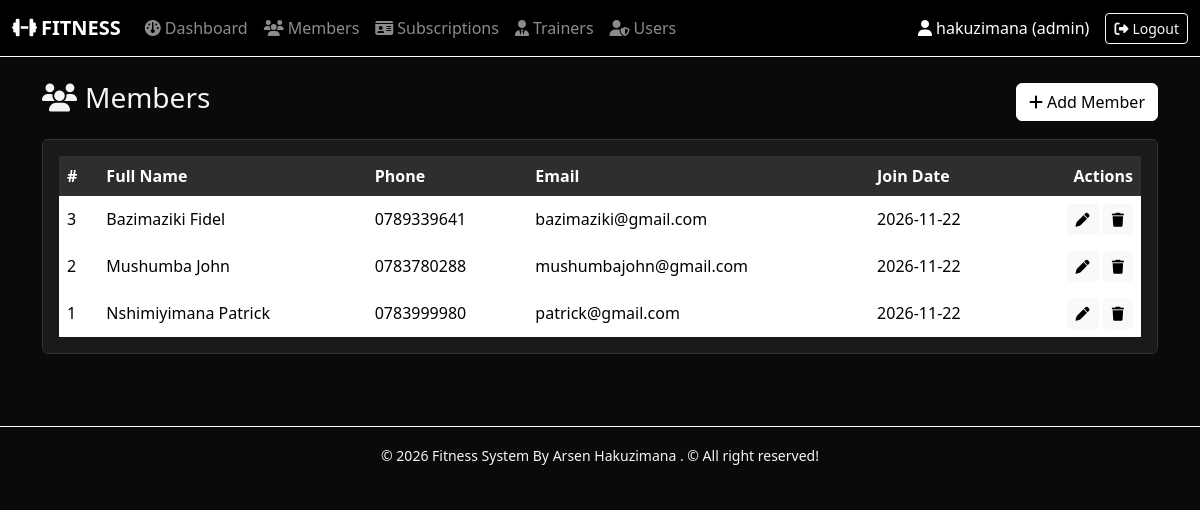
Screenshot of /members/index.php (signed in) with the database file from the repository.
### tables this page shows
CREATE TABLE IF NOT EXISTS members (
    member_id INT AUTO_INCREMENT PRIMARY KEY,
    full_name VARCHAR(120) NOT NULL,
    phone VARCHAR(30) NOT NULL,
    email VARCHAR(120) UNIQUE,
    join_date DATE NOT NULL
);

### members/index.php (the view, shortened to what this page needs)
<?php
require_once __DIR__ . '/../config/database.php';
require_once __DIR__ . '/../includes/header.php';
$rows = $pdo->query("SELECT * FROM members ORDER BY member_id DESC")->fetchAll();
?>
<div class="d-flex justify-content-between align-items-center mb-3">
  <h3><i class="fa-solid fa-users me-2"></i>Members</h3>
  <a href="create.php" class="btn btn-primary"><i class="fa-solid fa-plus me-1"></i>Add Member</a>
</div>
<div class="card"><div class="card-body">
  <div class="table-responsive">
    <table class="table table-borderless align-middle mb-0">
      <thead><tr>
        <th>#</th><th>Full Name</th><th>Phone</th><th>Email</th><th>Join Date</th><th class="text-end">Actions</th>
      </tr></thead>
      <tbody>
      <?php foreach ($rows as $r): ?>
        <tr>
          <td><?= $r['member_id'] ?></td>
          <td><?= htmlspecialchars($r['full_name']) ?></td>
          <td><?= htmlspecialchars($r['phone']) ?></td>
          <td><?= htmlspecialchars($r['email']) ?></td>
          <td><?= htmlspecialchars($r['join_date']) ?></td>
          <td class="text-end">
            <a href="edit.php?id=<?= $r['member_id'] ?>" class="btn btn-sm btn-light"><i class="fa-solid fa-pen"></i></a>
            <form method="post" action="delete.php" class="d-inline" data-confirm="Delete this member and all their subscriptions?">
              <button class="btn btn-sm btn-light"><i class="fa-solid fa-trash"></i></button>
            </form>
          </td>
        </tr>
      <?php endforeach; ?>
      </tbody>
    </table>
  </div>
</div></div>
<?php require_once __DIR__ . '/../includes/footer.php'; ?>

### css/style.css (style rules this page uses)
body { background: var(--bw-black); color: var(--bw-light); font-family: "Segoe UI", system-ui, sans-serif; }
.card { background: var(--bw-dark); border: 1px solid #333; color: var(--bw-light); }
.table { color: var(--bw-light); }
.table thead th { background: var(--bw-gray) !important; color: #fff; border-color: #444; }
.table tbody tr { border-color: #333; }
.btn-primary { background:#fff; color:#000; border:1px solid #fff; }
a { color:#fff; }
.table td, .table th { vertical-align: middle; }

### rows the page displays
members: member_id "3", full_name "Bazimaziki Fidel", phone "0789339641", email "bazimaziki@gmail.com", join_date "2026-11-22"
members: member_id "2", full_name "Mushumba John", phone "0783780288", email "mushumbajohn@gmail.com", join_date "2026-11-22"
members: member_id "1", full_name "Nshimiyimana Patrick", phone "0783999980", email "patrick@gmail.com", join_date "2026-11-22"

### other values shown
$u['name'] "hakuzimana"
$u['role'] "admin"
